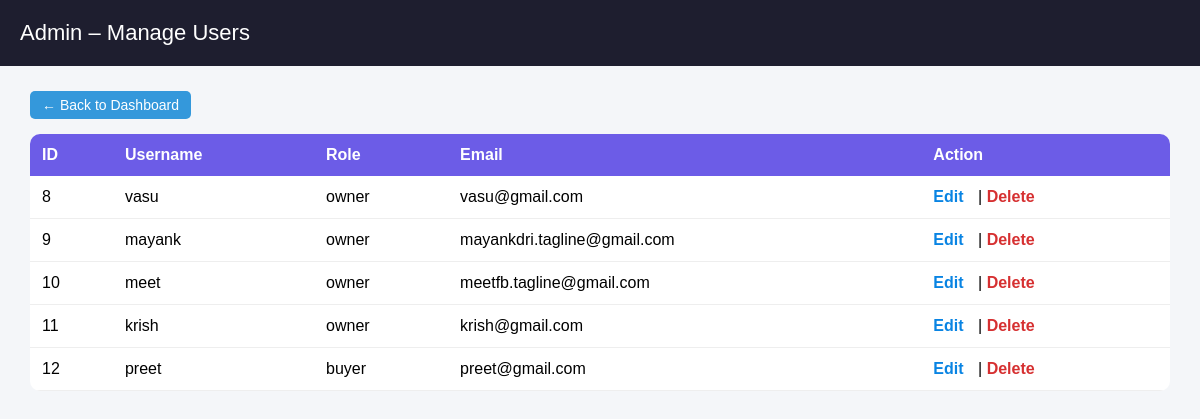
Page /admin/users (signed in) on the earlier database version.
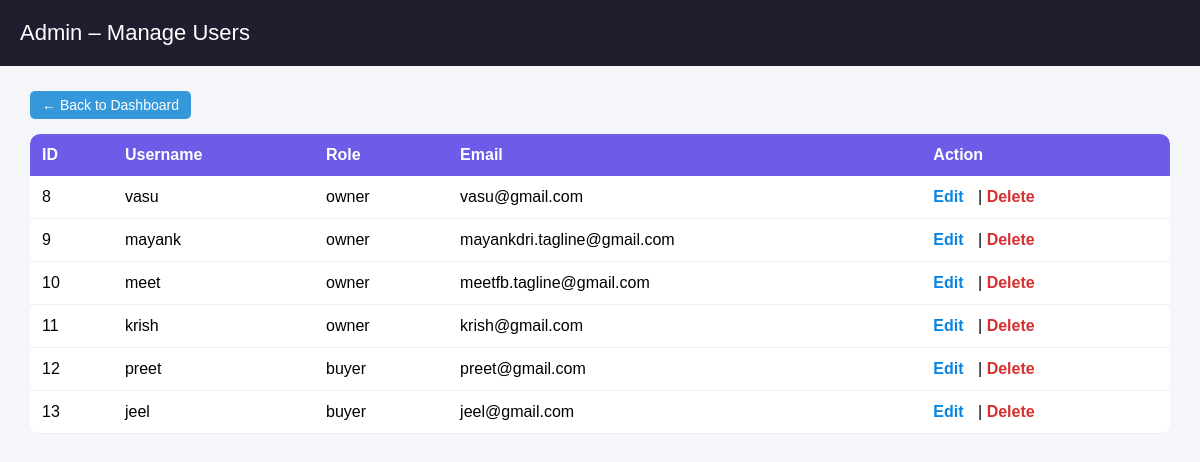
Same page on the later database version.
### tables this page shows
CREATE TABLE users (
            id INTEGER PRIMARY KEY AUTOINCREMENT,
            role TEXT,
            username TEXT UNIQUE,
            password TEXT,
            email TEXT
        );

### app/admin/routes.py (the view)
@admin_bp.route("/admin/users")
def admin_users():
    if session.get("role") != "admin":
        return redirect(url_for("login"))
    conn = get_db()
    users = conn.execute("""
        SELECT id, username, role, email
        FROM users
        WHERE role != 'admin'
    """).fetchall()
    conn.close()
    return render_template("admin_users.html", users=users)

### app/db.py (called while the page is built)
def get_db():
    conn = sqlite3.connect("users.db", timeout=10)
    conn.row_factory = sqlite3.Row
    return conn

### app/templates/admin_users.html (shortened to what this page needs)
<!DOCTYPE html>
<html>
<head>
</head>
<body>
<div class="header">
    <span>Admin – Manage Users</span>
</div>
<div class="container">
    <div class="top-bar">
        <a href="/admin/dashboard" class="back-btn">← Back to Dashboard</a>
    </div>
    <table>
        <tr>
            <th>ID</th>
            <th>Username</th>
            <th>Role</th>
            <th>Email</th>
            <th>Action</th>
        </tr>
        {% for u in users %}
        <tr>
            <td>{{ u['id'] }}</td>
            <td>{{ u['username'] }}</td>
            <td>{{ u['role'] }}</td>
            <td>{{ u['email'] }}</td>
            <td>
                <a class="edit" href="/admin/edit-user/{{ u['id'] }}">Edit</a>
                |
                <a class="delete"
                   href="/admin/delete-user/{{ u['id'] }}"
                   onclick="return confirm('Delete user and all properties?')">
                   Delete
                </a>
            </td>
        </tr>
        {% endfor %}
    </table>
</div>
</body>
</html>

Differences in the rows shown:
added users: id "13", username "jeel", role "buyer", email "jeel@gmail.com"
